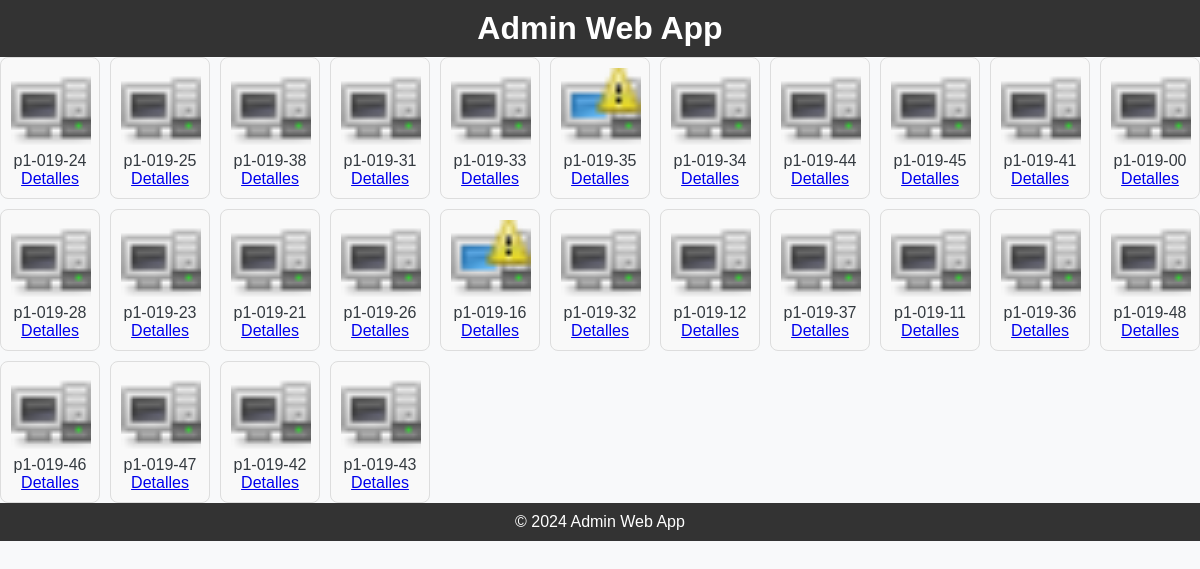
The app's page /testing_page/ (signed in) with its own data.
### admin_web_app/models.py (models this page shows, shortened)
class Computer(models.Model):
    name = models.CharField(max_length=100)
    state = models.CharField(max_length=100)
    icon = models.ImageField(upload_to='img/', blank=True, null=True)  # Imagen del estado
    mac = models.CharField(max_length=17, blank=True, null=True, unique=True)  # Dirección MAC como único
    ip = models.GenericIPAddressField(protocol='both', unpack_ipv4=False, blank=True, null=True)  # Dirección IP
    warning = models.BooleanField(default=False)
    exam_mode = models.BooleanField(default=False)

### admin_web_app/views.py (the view)
# urls.py: path('testing_page/', views.testing_page, name='testing_page'),
@login_required
@user_passes_test(is_admin)
def testing_page(request):
    computers = Computer.objects.all()
    timestamp = datetime.now().timestamp()
    context = {
        'computers': computers,
        'timestamp': timestamp,
    }
    return render(request, 'testing_page.html', context)

### admin_web_app/views.py (called while the page is built)
def is_admin(user):
    return user.is_superuser

### admin_web_app/templates/testing_page.html (shortened to what this page needs)
<!DOCTYPE html>
<html lang="en">
<head>
    {% load static %}
    <link rel="stylesheet" href="{% static 'css/styles.css' %}">
</head>
<body>
    <header>
        <h1>Admin Web App</h1>
    </header>
    <div class="container">
        <main class="main-content">
          <div class="computers-grid">
            {% for computer in computers %}
                <div class="computer-icon">
                  <img src="{% static 'img/' %}{{ computer.icon }}" alt="{{ computer.name }}">
                    <p>{{ computer.name }}</p>
                    <a href="{% url 'computer_detail' computer.pk %}">Detalles</a>
                </div>
            {% endfor %}
        </div>
        </main>
    </div>
    <footer>
        <p>© 2024 Admin Web App</p>
    </footer>
</body>
</html>

### admin_web_app/static/css/styles.css (style rules this page uses)
body, h1, h2, h3, h4, h5, h6, p { margin: 0; padding: 0; font-family: 'Arial', sans-serif; }
body { background-color: #f8f9fa; color: #343a40; }
header, footer { background-color: #333; color: white; text-align: center; padding: 10px 0; }
.computers-grid { display: grid; grid-template-columns: repeat(auto-fill, minmax(100px, 1fr)); gap: 10px; overflow: auto; }
.computer-icon { text-align: center; border: 1px solid #ddd; padding: 10px; border-radius: 8px; transition: transform 0.2s; background-color: #f9f9f9; cursor: pointer; }
.computer-icon img { width: 80px; height: 80px; object-fit: cover; }

### records on screen
Computer: icon (picture), name "p1-019-24"
Computer: icon (picture), name "p1-019-25"
Computer: icon (picture), name "p1-019-38"
Computer: icon (picture), name "p1-019-31"
Computer: icon (picture), name "p1-019-33"
Computer: icon (picture), name "p1-019-35"
Computer: icon (picture), name "p1-019-34"
Computer: icon (picture), name "p1-019-44"
Computer: icon (picture), name "p1-019-45"
Computer: icon (picture), name "p1-019-41"
Computer: icon (picture), name "p1-019-00"
Computer: icon (picture), name "p1-019-28"
Computer: icon (picture), name "p1-019-23"
Computer: icon (picture), name "p1-019-21"
Computer: icon (picture), name "p1-019-26"
Computer: icon (picture), name "p1-019-16"
Computer: icon (picture), name "p1-019-32"
Computer: icon (picture), name "p1-019-12"
Computer: icon (picture), name "p1-019-37"
Computer: icon (picture), name "p1-019-11"
Computer: icon (picture), name "p1-019-36"
Computer: icon (picture), name "p1-019-48"
Computer: icon (picture), name "p1-019-46"
Computer: icon (picture), name "p1-019-47"
Computer: icon (picture), name "p1-019-42"
Computer: icon (picture), name "p1-019-43"
